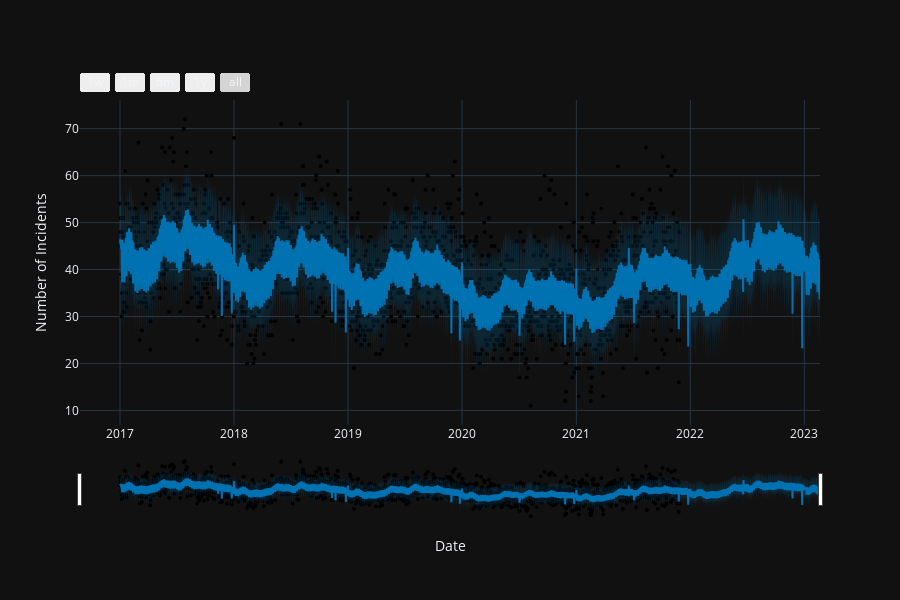

The cell this chart's notebook holds for it:
### Code cell
plot_plotly(m, forecast, xlabel='Date', ylabel='Number of Incidents')

### Figure 1 — Plotly figure (JSON) as saved in the notebook; plotly's stock layout.template omitted (floating-point values rounded to 4 significant figures; data arrays with more than 128 entries replaced by an {"elided": "..."} marker saying what was removed)
{"data": [{"marker": {"color": "black", "size": 4}, "mode": "markers", "name": "Actual", "x": {"elided": "1793 str values"}, "y": {"elided": "1793 int values"}, "type": "scatter"}, {"hoverinfo": "skip", "line": {"width": 0}, "mode": "lines", "x": {"elided": "2242 str values"}, "y": {"elided": "2242 float values"}, "type": "scatter"}, {"fill": "tonexty", "fillcolor": "rgba(0, 114, 178, 0.2)", "line": {"color": "#0072B2", "width": 2}, "mode": "lines", "name": "Predicted", "x": {"elided": "2242 str values"}, "y": {"elided": "2242 float values"}, "type": "scatter"}, {"fill": "tonexty", "fillcolor": "rgba(0, 114, 178, 0.2)", "hoverinfo": "skip", "line": {"width": 0}, "mode": "lines", "x": {"elided": "2242 str values"}, "y": {"elided": "2242 float values"}, "type": "scatter"}], "layout": {"height": 600, "showlegend": false, "width": 900, "xaxis": {"rangeselector": {"buttons": [{"count": 7, "label": "1w", "step": "day", "stepmode": "backward"}, {"count": 1, "label": "1m", "step": "month", "stepmode": "backward"}, {"count": 6, "label": "6m", "step": "month", "stepmode": "backward"}, {"count": 1, "label": "1y", "step": "year", "stepmode": "backward"}, {"step": "all"}]}, "rangeslider": {"visible": true}, "title": {"text": "Date"}, "type": "date"}, "yaxis": {"title": {"text": "Number of Incidents"}}}}
